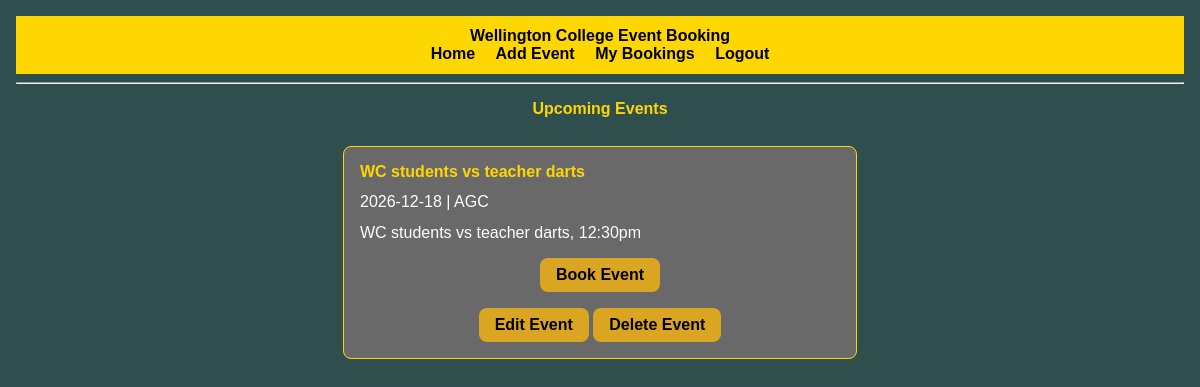
The page / (signed in) on the database its author committed.
### tables this page shows
CREATE TABLE "events"
(
    event_id          INTEGER
        primary key autoincrement,
    event_name        TEXT    not null,
    event_date        TEXT    not null,
    event_location    TEXT    not null,
    event_description TEXT    not null,
    fk_user_id        INTEGER not null,
    event_capacity    INTEGER not null
);

### app.py (the view)
@app.route('/')
def home():
    con = connect_db()
    cur = con.cursor()
    query = "SELECT * FROM events"
    cur.execute(query)
    event_list = cur.fetchall()
    con.close()
    return render_template("home.html", event_list=event_list)

### app.py (called while the page is built)
def connect_db():
    con = sqlite3.connect("identifier.sqlite")
    con.row_factory = sqlite3.Row
    return con

### templates/home.html
{% extends "base.html" %}
{%  block content %}
<h2>Upcoming Events</h2>
{% if event_list|length == 0 %}
    <div style="margin: auto; text-align: center">
        <p>No events available yet. Please check later.</p>
    </div>
{% else %}
<div class="event-container">
{% for event in event_list %}
    <div class="page-box">
        <div class="form-group">
            <div class="form-label">
                <b>{{ event["event_name"] }}</b>
            </div>
        </div>
        <div class="form-group">
            {{ event["event_date"] }} | {{ event["event_location"] }}
        </div>
        <div class="form-group">
            {{ event ["event_description"] }}
        </div>
        <div class="button-group">
            <a class="action-btn" href="/book_event/{{ event['event_id'] }}">Book Event</a>
        </div>
        {% if session.get("role") == "admin" %}
            <div class="button-group">
                <a class="action-btn" href="/edit_event/{{ event['event_id'] }}">Edit Event</a>
                <a class="action-btn" href="/delete_event/{{ event['event_id'] }}"
                onclick="return confirm('Are you sure you want to delete this event?')">
                Delete Event
                </a>
            </div>
        {% endif %}
    </div>
{% endfor %}
{% endif %}
</div>
{% endblock %}

### templates/base.html (style rules this page uses)
body { font-family: Verdana, Arial, sans-serif; background-color: darkslategray; margin: 0; padding: 1rem; }
h2 { text-align: center; font-size: 1rem; margin: 1rem; color: gold; }
.event-container { width: 70rem; margin: auto; display: flex; flex-wrap: wrap; justify-content: space-evenly; }
.page-box { background-color: dimgrey; border: 0.06rem solid gold; width: 30rem; padding: 1rem; margin: 0.7rem; border-radius: 0.5rem; }
.form-group { margin-bottom: 0.8rem; color: white; }
.form-label { font-weight: bold; margin-bottom: 0.2rem; color: gold; }
a { color: darkblue; }
.button-group { margin-top: 1rem; text-align: center; }
.action-btn { display: inline-block; padding: 0.5rem 1rem; background-color: goldenrod; color: black !important; text-decoration: none; border-radius: 0.5rem; font-weight: bold; }

### rows shown on the page
events: event_name "WC students vs teacher darts", event_date "2026-12-18", event_location "AGC", event_description "WC students vs teacher darts, 12:30pm"
